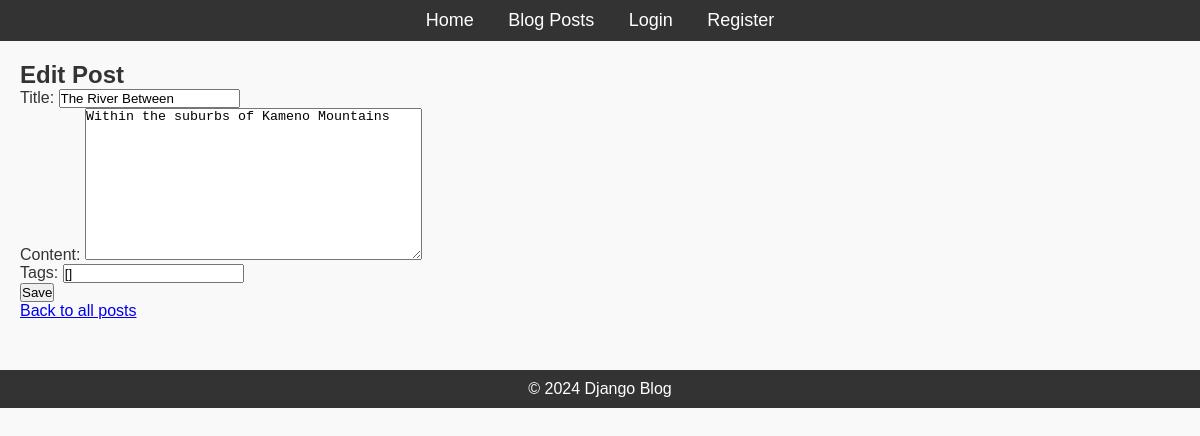
Screenshot of /post/3/update/ (signed in) with the database file from the repository.
### blog/models.py (models this page shows, shortened)
class Post(models.Model):
    title = models.CharField(max_length=200)
    content = models.TextField()
    published_date = models.DateTimeField(auto_now_add=True)
    author = models.ForeignKey(User, on_delete=models.CASCADE, related_name="posts")
    tags = models.ManyToManyField(Tag, related_name='posts', blank=True)

### blog/views.py (the view, shortened to what this page needs)
# urls.py: path('post/<int:pk>/update/', PostUpdateView.as_view(), name='post-update'),
class PostUpdateView(LoginRequiredMixin, UserPassesTestMixin, UpdateView):
    model = Post
    form_class = PostForm
    template_name = 'blog/post_form.html'
    def test_func(self):
        post = self.get_object()
        return self.request.user == post.author

### blog/forms.py
class PostForm(forms.ModelForm):
    tags = TagField(
        widget=TagWidget(),
        required=False,
    )
    class Meta:
        model = Post
        fields = ['title', 'content', 'tags']
        widgets = {
            'title': forms.TextInput(attrs={'class': 'form-control', 'placeholder': 'Enter your post title'}),
            'content': forms.Textarea(attrs={'class': 'form-control', 'placeholder': 'Write you content here ...'})
        }

### blog/templates/blog/post_form.html
{% extends 'blog/base.html' %} {% block content %}
<h2>{% if form.instance.pk %}Edit Post{% else %}Create New Post{% endif %}</h2>
<form method="post">
  {% csrf_token %} {{ form.as_p }}
  <button type="submit">Save</button>
</form>
<a href="{% url 'posts' %}">Back to all posts</a>
{% endblock %}

### blog/static/blog/style.css (style rules this page uses)
* { margin: 0; padding: 0; box-sizing: border-box; }
body { font-family: Arial, sans-serif; background-color: #f9f9f9; color: #333; }

### rows the page displays
Post: title "The River Between", content "Within the suburbs of Kameno Mountains"
